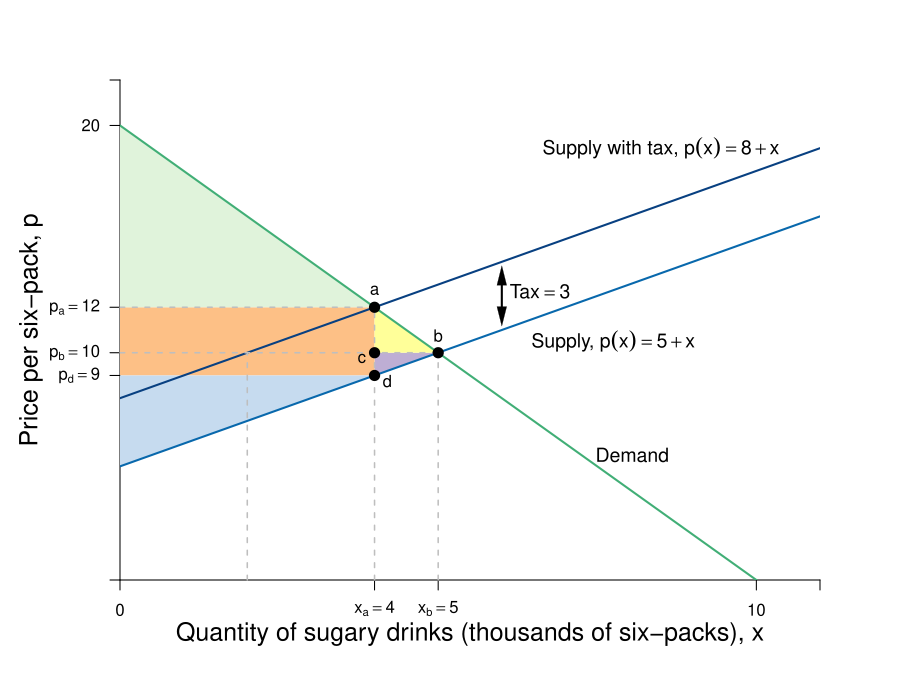

Here is the R script that generated this plot:
require(shape)
pdf(file = "indmarketdemand/sugar_tax_core_exam.pdf", width = 9, height = 7)

#Set parameters for graphics
axislabelsize <- 1.5
labelsize <- 1.2
graphlinewidth <- 2
segmentlinewidth <- 1.5

COL <- c("#7fc97f", "#beaed4", "#fdc086", "#ffff99", "#386cb0", "#f0027f", "#bf5b17", "#666666")
COLA <- c("#e0f3db", "#99d8c9","#66c2a4","#41ae76", "#238b45", "#005824")
COLB <- c("#c6dbef", "#4eb3d3", "#2b8cbe", "#0868ac","#084081")
COLC <- c("#fcfbfd", "#efedf5", "#dadaeb", "#bcbddc", "#9e9ac8", "#807dba", "#6a51a3", "#54278f", "#3f007d")

par(mar =  c(6, 6, 4, 4))

mrsA <- function(x, rmax = 20, xmax = 10) {
  rmax - (rmax/xmax)*x
}

uA <- function(x, y, rmax = 20, xmax = 10) {
  y + rmax*x - (1/2)(rmax/xmax)*x^2
}

Qs <- function(x, tax = 0){
  x + 5 + tax
}

Qs_tax<- function(x, tax = 3){
  x + 5 + tax
}

xlims <- c(0, 11)
ylims <- c(0, 22)

npts <- 501 
x <- seq(xlims[1], xlims[2], length.out = npts)
y <- seq(ylims[1], ylims[2], length.out = npts) 
a <- c(46.08, 55, 64)
b <- c(46.08, 55, 64)

plot(0, 0, xlim = xlims, ylim = ylims, type = "n",
     xlab = expression(paste("")),
     ylab = expression(paste("")), 
     xaxt = "n", 
     yaxt = "n", 
     cex.lab = axislabelsize, 
     bty = "n",
     xaxs="i", 
     yaxs="i")

# ticksy <- seq(from = 0, to = ylims[2], by = 2)
# ylabels <- seq(from = 0, to = ylims[2], by = 2)
# ticksx <- seq(from = 0, to = xlims[2], by = 2)
# xlabels <- seq(from = 0, to = xlims[2], by = 2)
ticksy <- c(0, 9, 10, 12, 20, ylims[2])
ylabels <- c(NA, expression(paste(p[d] == 9)), expression(paste(p[b] == 10)), expression(paste(p[a] == 12)), expression(paste(20)), NA)
ticksx <- c(0, 4, 5, 10, xlims[2])
xlabels <- c(0, expression(paste(x[a]) == 4), expression(paste(x[b]) == 5), expression(paste(10)), NA)

axis(1, at = ticksx, pos = 0, labels = xlabels)
axis(2, at = ticksy, pos = 0, labels = ylabels, las = 1)

npts <- 500 
xx1 <- seq(xlims[1], xlims[2], length.out = npts)

# Tax Rev Q
xpoly <- c(4, 4, 5)
ypoly <- c(9, 10, 10)
polygon(x = xpoly, y = ypoly, col = COL[2], density=NULL, border = NA)

# Tax Rev P 
xpoly1 <- c(0, 4, 4, 0)
ypoly1 <- c(9, 9, 12, 12)
polygon(x = xpoly1, y = ypoly1, col = COL[3], density=NULL, border = NA)

# DWL
xpoly2 <- c(4, 5, 4) 
ypoly2 <- c(10, 10, 12) # Change y1 to 10 to meet gray line
polygon(x = xpoly2, y = ypoly2, col = COL[4], density=NULL, border = NA)

# CS 
xpoly3 <- c(0, 0, 4)
ypoly3 <- c(12, 20, 12)
polygon(x = xpoly3, y = ypoly3, col = COLA[1], density=NULL, border = NA)

# PS
xpoly4 <- c(0, 0, 4, 4, 0)
ypoly4 <- c(9, Qs(0), Qs(4), 9, 9)
polygon(x = xpoly4, y = ypoly4, col = COLB[1], density=NULL, border = NA)


#Lines for mrs graph
lines(xx1, mrsA(xx1, rmax = 20, xmax = 10), col = COLA[4], lwd = graphlinewidth)

lines(xx1, Qs(xx1), col = COLB[4], lwd = graphlinewidth)
lines(xx1, Qs_tax(xx1), col = COLB[5], lwd = graphlinewidth)

# Market Price
segments(0, 12, 4, 12, lty = 2, col = "gray" , lwd = segmentlinewidth) 
segments(0, 10, 5, 10, lty = 2, col = "gray" , lwd = segmentlinewidth)

# Vert Seg from Q 
segments(5, 0, 5, 10, lty = 2, col = "gray" , lwd = segmentlinewidth)
segments(4, 0, 4, 12, lty = 2, col = "gray" , lwd = segmentlinewidth)

# Q*
segments(2, 0, 2, 10, lty = 2, col = "gray" , lwd = segmentlinewidth)

#Label axes
mtext(expression(paste("Quantity of sugary drinks (thousands of six-packs), ", x)), side=1, line = 2.5, cex = axislabelsize)
text(-1.4, 0.5*ylims[2], expression(paste("Price per six-pack, ", p)), xpd = TRUE, cex = axislabelsize, srt = 90) 

#Label a
points(4, 12, pch = 16, col = "black", cex = 1.5)
text(4, 12.75, expression(a))

#Label b
points(5, 10, pch = 16, col = "black", cex = 1.5)
text(5, 10.75, expression(b))

#Label c
points(4, 10, pch = 16, col = "black", cex = 1.5)
text(4 - 0.2, 10 - 0.25, expression(c))

#Label d
points(4, Qs(4) , pch = 16, col = "black", cex = 1.5)
text(4 + 0.2, Qs(4) - 0.25, expression(d))

#segments(4.11765, 6.17647, 5.88, 8.88, lty = 1, col = COL[2] , lwd = graphlinewidth)
text(8.5, 19, expression(paste("Supply with tax, ", p(x) == 8 + x)), cex = labelsize)
text(7.75, 10.5, expression(paste("Supply, ", p(x) == 5 + x)), cex = labelsize)

#Label mrs function
text(8.05, 5.5, expression(paste("Demand")), cex = labelsize)
Arrows(6, 11.6, 6, 13.4, col = "black", lty = 1, lwd = 2, arr.type = "triangle", arr.lwd = 0.2, code = 3)
text(6.6, 12.7, expression(paste("Tax" == 3)), cex = labelsize)

# Label CS
#text(1.2, 14, expression(paste("Consumer Surplus")))


dev.off()
